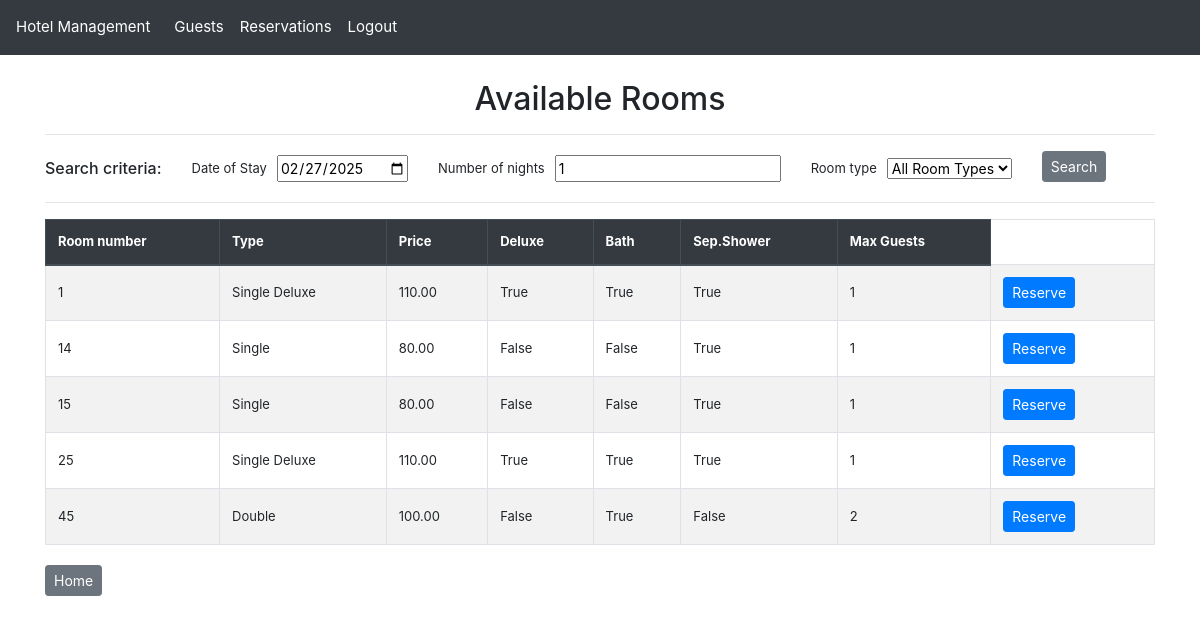
Before: /available-rooms/ (signed in) with the older database file.
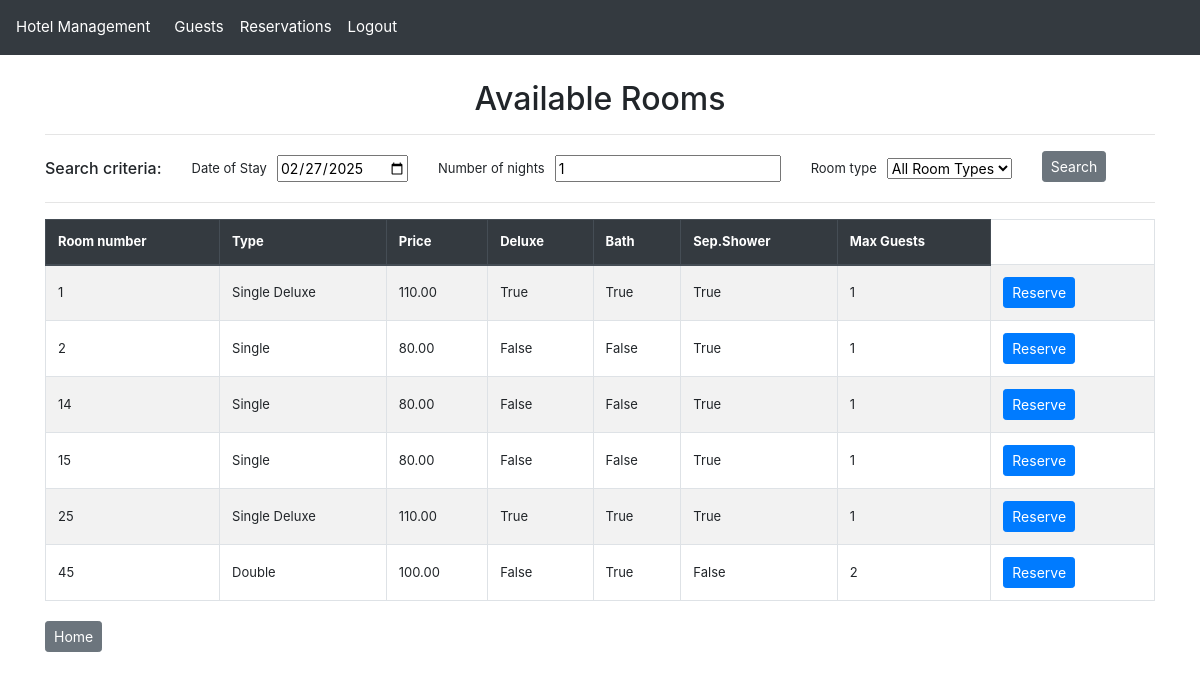
After: the same page with the newer database file.
### hotel_app/models.py (models this page shows, shortened)
class Room(models.Model):
    room_number = models.IntegerField(
        primary_key=True,
        unique=True,
        help_text="Unique identifier for the room (e.g., 101, 102, etc.)"
    )
    room_type = models.ForeignKey(
        RoomType,
        null=True,
        on_delete=models.SET_NULL,
        related_name="rooms",
        help_text="The type/category of this room, determining its features and price"
    )

class RoomType(models.Model):
    room_type_code = models.CharField(
        max_length=3,
        validators=[
            MinLengthValidator(1),
            RegexValidator(r'^[A-Z]{1,3}$', message="The room type code must be between 1 and 3 uppercase letters"),
        ],
        unique=True,
        primary_key=True,
        help_text="Unique 1-3 letter code for the room type (e.g., 'STD' for Standard)"
    )
    room_type_name = models.CharField(
        max_length=25,
        help_text="Descriptive name for the room type"
    )
    price = models.DecimalField(
        max_digits=6,
        decimal_places=2,
        help_text="Nightly rate for this room type"
    )
    deluxe = models.BooleanField(
        help_text="Indicates if this is a deluxe category room"
    )
    bath = models.BooleanField(
        help_text="Indicates if the room has a bathtub"
    )
    separate_shower = models.BooleanField(
        help_text="Indicates if the room has a separate shower unit"
    )
    maximum_guests = models.PositiveSmallIntegerField(
        help_text="Maximum number of guests allowed in this room type"
    )
    def __str__(self):
        room_type_str = self.room_type_name
        logger.info(f"RoomType __str__ called: {room_type_str}")
        return room_type_str

### hotel_app/views.py (the view)
# urls.py: path("available-rooms/", views.available_rooms_list_view, name="available_rooms_list"),  # List all available rooms
@login_required
def available_rooms_list_view(request):
    logger.info(f"Available rooms search initiated by user: {request.user.username}")
    start_date = request.GET.get('start_date')
    if not start_date:
        start_date = request.session.get(
            'available_rooms_default_start_date',
            timezone.now().date().strftime('%Y-%m-%d')  # Default to today
        )
        logger.info(f"Using default/session start date: {start_date}")
    else:
        logger.info(f"Using provided start date: {start_date}")
    length_of_stay = request.GET.get('length_of_stay')
    if not length_of_stay:
        length_of_stay = request.session.get(
            'available_rooms_default_length_of_stay',
            1  # Default to 1 night
        )
        logger.info(f"Using default/session length of stay: {length_of_stay}")
    else:
        logger.info(f"Using provided length of stay: {length_of_stay}")
    room_type = request.GET.get('room_type')
    if not room_type:
        room_type = request.session.get(
            'available_rooms_default_room_type',
            ''  # Default to all room types
        )
        logger.info("Using default/session room type: all types" if not room_type else f"Using default/session room type: {room_type}")
    else:
        logger.info(f"Using provided room type filter: {room_type}")
    request.session['available_rooms_default_start_date'] = start_date
    request.session['available_rooms_default_length_of_stay'] = length_of_stay
    request.session['available_rooms_default_room_type'] = room_type
    logger.info("Search criteria persisted to session")
    rooms = Room.objects.all()
    logger.info(f"Total rooms before filtering: {rooms.count()}")
    available_room_filter = AvailableRoomFilter(
        request.GET or {
            'start_date': start_date,
            'length_of_stay': length_of_stay,
            'room_type': room_type
        },
        queryset=rooms
    )
    filtered_rooms_count = len(available_room_filter.qs)
    logger.info(f"Available rooms after filtering: {filtered_rooms_count}")
    return render(request, 'available_rooms_list.html', {
        'filter': available_room_filter
    })

### hotel_app/templatetags/custom_filters.py (called while the page is built)
@register.filter(name='is_in_group')
def is_in_group(user, group_name):
    return user.groups.filter(name=group_name).exists()

### hotel_app/templates/available_rooms_list.html (shortened to what this page needs)
{% extends "base.html" %}
{% block content %}
    <h2 class="text-center">Available Rooms</h2>
    <hr>
    <div class="row align-items-center">
        <div class="col-auto text-center" style="font-size: 13px; vertical-align: middle;">
            <h6 class="fw-bold mb-0">Search criteria:</h6>
        </div>
        <div class="col">
            <form method="get" class="row g-3">
                {% for field in filter.form %}
                <div class="col-md-auto d-flex align-items-center mt-1 mb-1">
                    <label for="{{ field.id_for_label }}" class="form-label fw-bold" style="font-size: 13px; margin-right: 10px; margin-bottom: 0; vertical-align: middle;">{{ field.label }}</label>
                    {{ field }}
                </div>
                {% endfor %}
                <div class="col-md-auto">
                    <button type="submit" class="btn btn-secondary btn-sm">Search</button>
                </div>
            </form>
        </div>
    </div>
    <hr>
    <table class="table table-bordered table-striped ">
        <thead class="thead-dark">
            <tr>
                <th>Room number</th>
                <th>Type</th>
                <th>Price</th>
                <th>Deluxe</th>
                <th>Bath</th>
                <th>Sep.Shower</th>
                <th>Max Guests</th>
            </tr>
        </thead>
        <tbody>
            {% for room in filter.qs %}
            <tr>
                <td>{{ room.room_number }} </td>
                <td>{{ room.room_type.room_type_name }} </td>
                <td>{{ room.room_type.price }} </td>
                <td>{{ room.room_type.deluxe }} </td>
                <td>{{ room.room_type.bath }} </td>
                <td>{{ room.room_type.separate_shower }} </td>
                <td>{{ room.room_type.maximum_guests }} </td>
                <td>
                    <div class="button-group">
                        <a href="{% url 'available_rooms_reserve' room.room_number %}?start_date={{ filter.form.start_date.value }}&length_of_stay={{ filter.form.length_of_stay.value }}" class="btn btn-primary btn-sm" >Reserve</a>
                    </div>
                </td>
            </tr>
            {% endfor %}
        </tbody>
    </table>
{% endblock %}
{% block footer %}
<div class="button-group">
    <a href="{% url 'home' %}" class="btn btn-secondary btn-sm">Home</a>
</div>
{% endblock %}

### hotel_app/templates/base.html (shortened to what this page needs)
{% load custom_filters %}
{% load static %}
<!DOCTYPE html>
<html lang="en">
<head>
    <link href="https://cdn.jsdelivr.net/npm/bootstrap@4.6.2/dist/css/bootstrap.min.css" rel="stylesheet">
    <link href="https://cdnjs.cloudflare.com/ajax/libs/font-awesome/6.0.0/css/all.min.css" rel="stylesheet">
    <link rel="stylesheet" type="text/css" href="{% static 'css/styles.css' %}">
</head>
<body>
    <nav class="navbar navbar-expand-lg navbar-dark fixed-top">
        <a class="navbar-brand" href="{% url 'home' %}">Hotel Management</a>
        <div class="collapse navbar-collapse" id="navbarNav">
            <ul class="navbar-nav">
                {% if user.is_authenticated %}
                <li class="nav-item">
                    <a class="nav-link" href="{% url 'guest_list' %}">Guests</a>
                </li>
                <li class="nav-item">
                    <a class="nav-link" href="{% url 'reservation_list' %}">Reservations</a>
                </li>
                <li class="nav-item"><a class="nav-link" href="{% url 'logout' %}">Logout</a></li>
                {% else %}
                    <li class="nav-item"><a class="nav-link" href="{% url 'login' %}">Login</a></li>
                {% endif %}
            </ul>
        </div>
    </nav>
    <div class="container">
        {% block content %}{% endblock  %}
    </div>
    <div class="container">
        {% block footer %}{% endblock  %}
    </div>
</body>
</html>

### static/css/styles.css (style rules this page uses)
body { padding-top: 56px; font-size: 14px; }
.navbar { background-color: #343a40; }
.navbar-brand, .nav-link { color: #fff !important; font-size: 15px; }
.container { margin-top: 20px; font-size: 14px; }
.table th, .table td { vertical-align: middle; font-size: 13px; }
.button-group a, button { margin-right: 10px; }

### hotel_app/templates/stylesheet_include.html (style rules this page uses)
body { padding-top: 56px; font-size: 14px; }
.navbar { background-color: #343a40; }
.navbar-brand, .nav-link { color: #fff !important; font-size: 15px; }
.container { margin-top: 20px; font-size: 14px; }
.table th, .table td { vertical-align: middle; font-size: 13px; }
.button-group a, button { margin-right: 10px; }

Changed rows visible on the page:
added Room: room_number "2", room_type.room_type_name "Single", room_type.price "80.00", room_type.deluxe "False", room_type.bath "False", room_type.separate_shower "True", room_type.maximum_guests "1"
